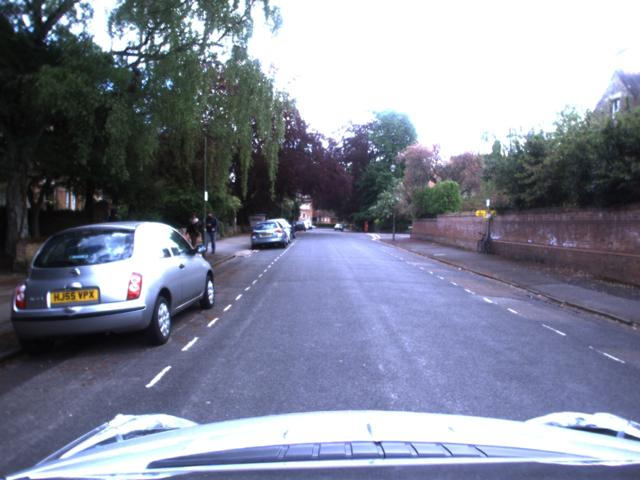
%> input picture test images/left/im_00.jpg, 640 x 480 px
$ octave fft_mask_size_test.m   (GNU Octave 9; MATLAB toolbox functions it lacks are replaced by stand-ins)
%> lines starting %> are read from the running program, lines starting %| are printed output that depends on the picture; in (x1, y1, x2, y2) boxes, pixels count from 0 and x2, y2 are one past the last pixel; in counts of white or black regions, pixels touching at a corner belong together; the program's own positions count from 1
### fftCompress.m
function [ lpf_img ] = fftCompress( img, blksize )
%FFTCOMPRESS Summary of this function goes here
%   Detailed explanation goes here

fft_img = fft2(img);

fftmask = ones(size(fft_img));

xlow = size(fft_img,2)/2 - blksize;
xhigh = size(fft_img,2)/2 + blksize;

ylow = size(fft_img,1)/2 - blksize;
yhigh = size(fft_img,1)/2 + blksize;


% Removal of low frq
for x=xlow:xhigh
   for y = ylow:yhigh
       fftmask(y,x) = 0;
   end
end

fft_img = fftshift(fft_img);

lpf_fft_img = fft_img .* fftmask;

lpf_fft_img = fftshift(lpf_fft_img);

lpf_img = real(ifft2(lpf_fft_img));

### reconstruction.m
function [ points, points_l, points_r ] = reconstruction( im_left, im_right )
%3D_RECONSTRUCTION Summary of this function goes here
%   Detailed explanation goes here
    l_cx = 643.6470;
    l_cy = 493.3790;
    l_fx = 983.0440;

    r_cx = 643.6470;
    r_cy = 493.3790;

    focal_length = l_fx*(0.0036/960);
    baseline = 0.2400;

    sz = size(im_left);

    l_features = detectSURFFeatures(im_left);
    r_features =  detectSURFFeatures(im_right);

    % Extract features vectors for each point
    [fl,vptsl] = extractFeatures(im_left,l_features);
    [fr,vptsr] = extractFeatures(im_right,r_features);

    % match the points by extracted features vector
    pair_lr = matchFeatures(fl,fr);

    % convert from image position, to position on image plane
    points_l = bsxfun(@minus,vptsl.Location(pair_lr(:,1),:),[l_cx l_cy]);
    points_l(:,1) = points_l(:,1).*(0.0036/sz(1));
    points_l(:,2) = points_l(:,2).*(0.0048/sz(2));

    points_r = bsxfun(@minus, vptsr.Location(pair_lr(:,2),:), [r_cx r_cy]);
    points_r(:,1) = points_r(:,1).*(0.0036/sz(1));
    points_r(:,2) = points_r(:,2).*(0.0048/sz(2));

    points = ones([3,size(pair_lr,1)]);
    points(3,:) = (focal_length*baseline)./(points_l(:,1)-points_r(:,1));
    points(1,:) = (points(3,:)./(focal_length)).*points_l(:,1)';
    points(2,:) = (points(3,:)./(focal_length)).*points_l(:,2)';

    points_l = vptsl.Location(pair_lr(:,1));
    points_r = vptsr.Location(pair_lr(:,2));
end

### compare.m
function [ rmse ] = compare( left_1, right_1, left_2, right_2 )
%COMPARE Summary of this function goes here
%   Detailed explanation goes here
    [p1, xy_l_1, xy_r_1] = reconstruction(left_1, right_1);
    [p2, xy_l_2, xy_r_2] = reconstruction(left_2, right_2);

    if ~isempty(xy_l_1) && ~isempty(xy_r_1) &&~isempty(xy_l_2) && ~isempty(xy_r_2)
        [IDX_l, D_l] = knnsearch(xy_l_1, xy_l_2);
        [IDX_r, D_r] = knnsearch(xy_r_1, xy_r_2);

        rmse = 0;
        matches = 0;
        for i=1:size(IDX_l)
            if IDX_l(i) == IDX_r(i) && D_l(i) < 1 && D_r(i) < 1
                rmse = rmse + sum((p1(:,IDX_l(i)) - p2(:,i)).^2);
                matches = matches + 1;
            end
        end
        if matches
            rmse = sqrt(rmse./(3*matches));
        else
            rmse = -1;
        end
    else
        rmse = -1;
    end
end

### fft_mask_size_test.m
clear all;
close all;
left_root = 'test images/left/im_';
right_root = 'test images/right/im_';
result_root = 'fft_mask_size_results/';

img_temp = imread('test images/left/im_00.jpg');
%> img_temp is the input picture: size 480x640x3 uint8; mean R, G, B 129, 133.3, 150.3

for blk=1:60
   sum = 0;

   % Make the storage result folder
   result_folder_root = strcat(result_root, sprintf('blksize_%02d/', blk));
   result_folder_left_root = strcat(result_folder_root, 'left/');
   result_folder_right_root = strcat(result_folder_root, 'right/');

   mkdir(result_folder_root);
   mkdir(result_folder_left_root);
   mkdir(result_folder_right_root);

   % Create the mask
   fftmask = ones(size(img_temp));

   xlow = size(img_temp,2)/2 - blk;
%> xlow = 319
   xhigh = size(img_temp,2)/2 + blk;
%> xhigh = 321

   ylow = size(img_temp,1)/2 - blk;
%> ylow = 239
   yhigh = size(img_temp,1)/2 + blk;
%> yhigh = 241

   % Removal of low frq
   for x=xlow:xhigh
       for y = ylow:yhigh
           fftmask(y,x) = 0;
       end
   end


   % Store the mask
   MaskFileName = strcat(result_folder_root , sprintf('fft_mask_%02d.jpg', blk))
   imwrite(fftmask, MaskFileName);

   for imgC=0:20
       left_fileName = strcat(left_root, sprintf('%02d.jpg',imgC));

       right_fileName = strcat(right_root, sprintf('%02d.jpg',imgC));

       left = rgb2gray(imread(left_fileName));
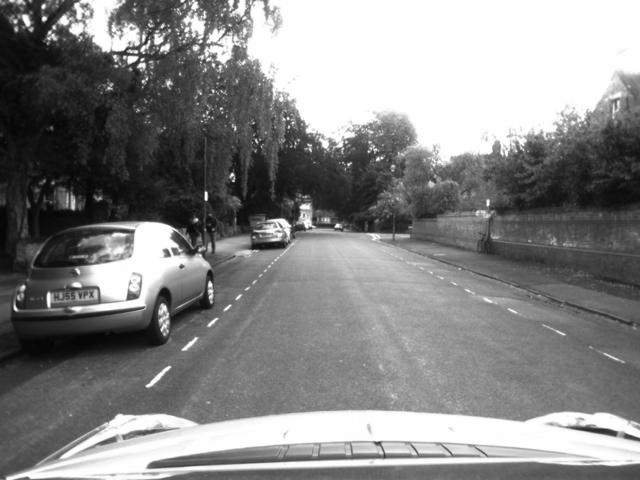
%> left: size 480x640 uint8; min 1, max 255, mean 134
       right = rgb2gray(imread(right_fileName));

       left = im2double(left);
%> left: size 480x640 double
       right = im2double(right);

       left_fft = log(abs(fftshift(fft2(left))));
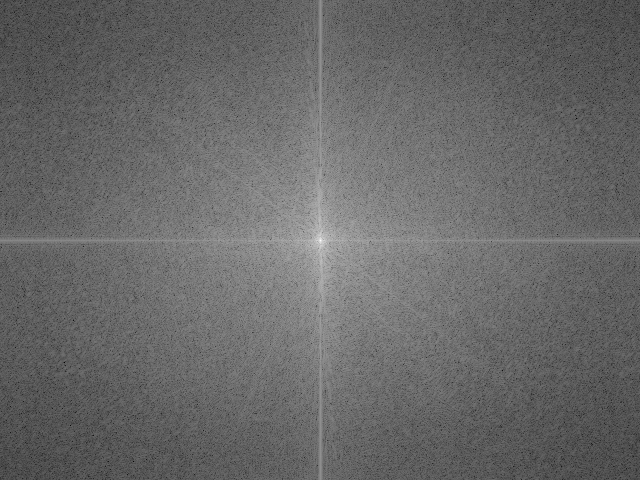
%> left_fft: size 480x640 double; min -4.49, max 11.99, mean 2.26; drawn with min black and max white
       right_fft = log(abs(fftshift(fft2(right))));

       left_compressed = fftCompress(left, blk);
%> after the loop in fftCompress, `for x=xlow:xhigh`:
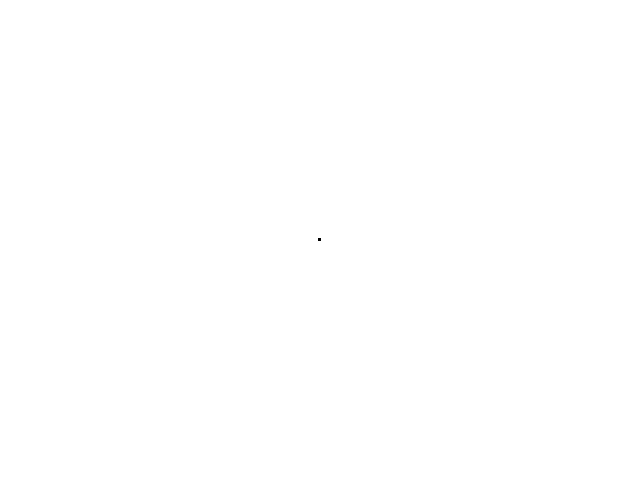
%> fftmask: size 480x640 double; values 0 (black) and 1 (white), 100% white; black in thin lines or dots, all inside (x1, y1, x2, y2) = (318, 238, 321, 241)
%> in fftCompress, `lpf_img = real(ifft2(lpf_fft_img));`:
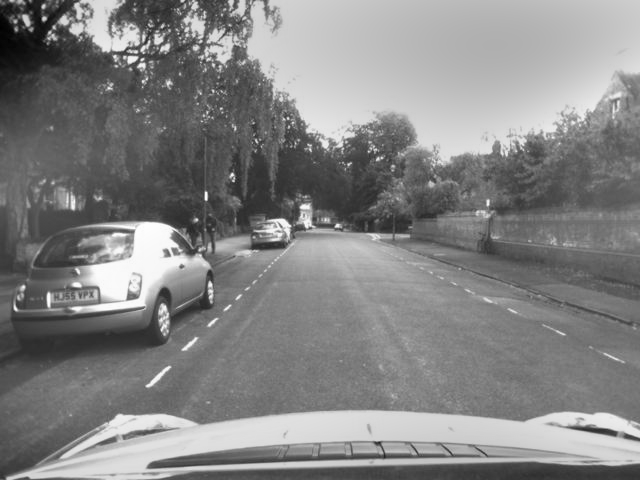
%> lpf_img: size 480x640 double; min -0.613, max 0.571, mean 3.7e-19; drawn with min black and max white
       right_compressed = fftCompress(right, blk);

       left_compressed_fft = log(abs(fftshift(fft2(left_compressed))));
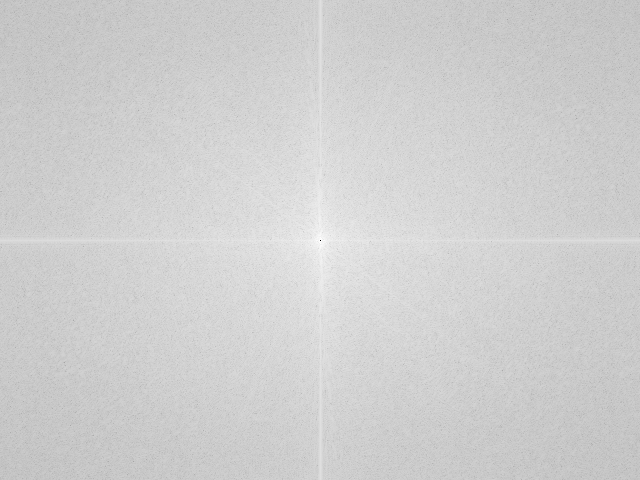
%> left_compressed_fft: size 480x640 double; min -30.28, max 9.71, mean 2.26; drawn with min black and max white
       right_compressed_fft = log(abs(fftshift(fft2(right_compressed))));

       % Store all the images
       left_img_fft_filename = strcat(result_folder_left_root, sprintf('img_%02d_fft_before', imgC));
       left_img_compress_filename = strcat(result_folder_left_root, sprintf('img_%02d_compressed.jpg', imgC));
       left_img_fft_after_filename = strcat(result_folder_left_root, sprintf('img_%02d_fft_after', imgC));

       right_img_fft_filename = strcat(result_folder_right_root, sprintf('img_%02d_fft_before', imgC));
       right_img_compress_filename = strcat(result_folder_right_root, sprintf('img_%02d_compressed.jpg', imgC));
       right_img_fft_after_filename = strcat(result_folder_right_root, sprintf('img_%02d_fft_after', imgC));

       % Save a specific block size.
       if blk == 30
           %imwrite(imagesc(left_fft), left_img_fft_filename);
           imagesc(left_fft);
           saveas(gcf, left_img_fft_filename, 'jpg');
           imwrite(left_compressed, left_img_compress_filename);
           %imwrite(imagesc(left_compressed_fft), left_img_fft_after_filename);
           imagesc(left_compressed_fft);
           saveas(gcf, left_img_fft_after_filename, 'jpg');

           %imwrite(imagesc(right_fft), right_img_fft_filename);
           imagesc(right_fft);
           saveas(gcf, right_img_fft_filename, 'jpg');
           imwrite(right_compressed, right_img_compress_filename);
           %imwrite(imagesc(right_compressed_fft), right_img_fft_after_filename);
           imagesc(right_compressed);
           saveas(gcf, right_img_fft_after_filename, 'jpg');
       end

       sum = sum + compare(left, right, left_compressed, right_compressed);
%> the run ends on the next line

$ run again, with test images/left/im_01.jpg copied over test images/left/im_00.jpg
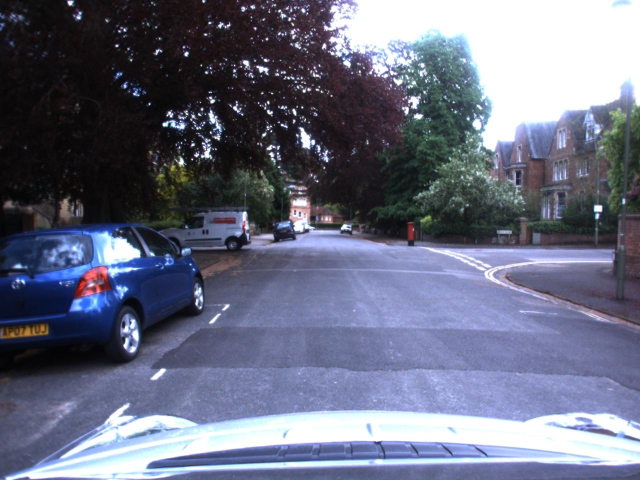
%> input picture test images/left/im_01.jpg, 1280 x 960 px (shown at 1/2 size)
%> img_temp is the input picture: size 960x1280x3 uint8; mean R, G, B 104.4, 108.4, 128.7
%> `left = rgb2gray(imread(left_fileName));`:
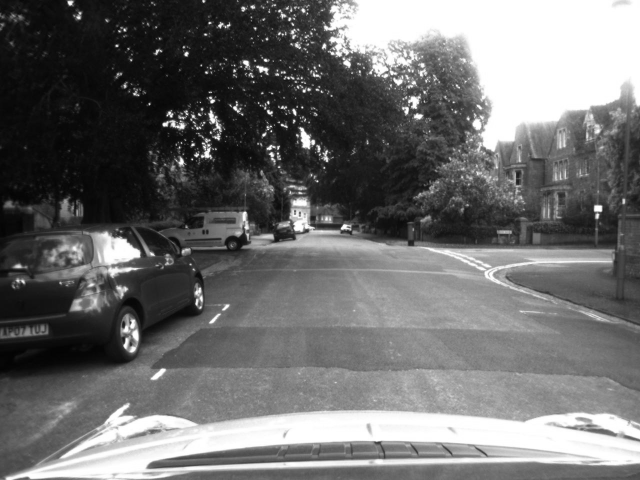
%> left: size 960x1280 uint8 (shown at 1/2 size); min 1, max 255, mean 109.5
%> in fftCompress, `lpf_img = real(ifft2(lpf_fft_img));`:
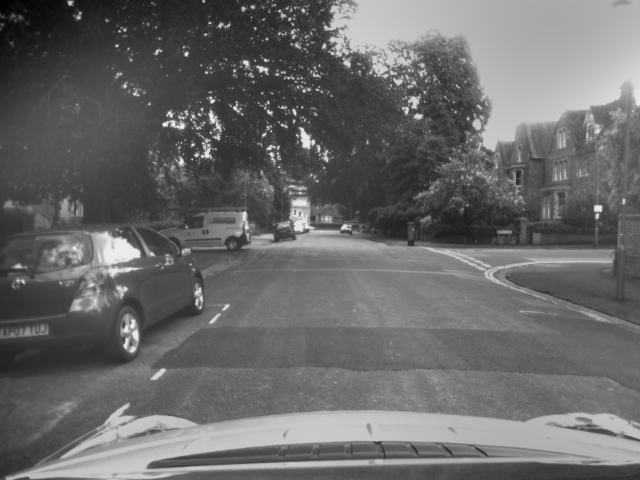
%> lpf_img: size 960x1280 double (shown at 1/2 size); min -0.557, max 0.789, mean 1.48e-18; drawn with min black and max white

$ run again, with test images/left/im_02.jpg copied over test images/left/im_00.jpg
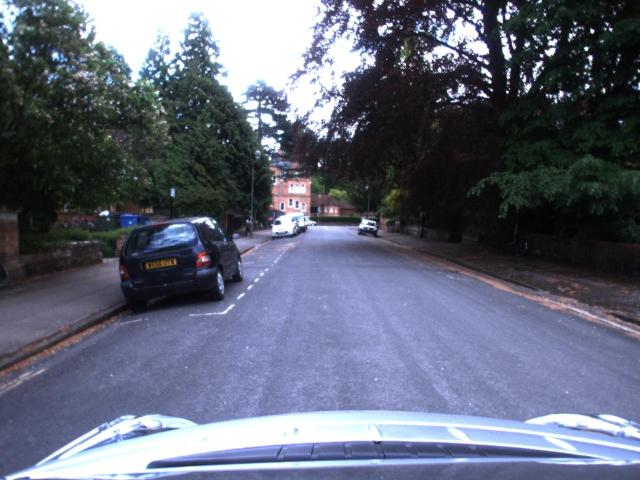
%> input picture test images/left/im_02.jpg, 1280 x 960 px (shown at 1/2 size)
%> img_temp is the input picture: size 960x1280x3 uint8; mean R, G, B 96.2, 101.8, 119.1
%> `left_fft = log(abs(fftshift(fft2(left))));`:
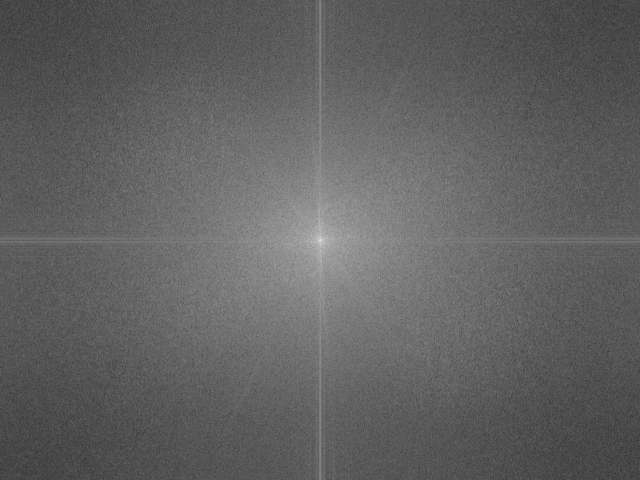
%> left_fft: size 960x1280 double (shown at 1/2 size); min -3.99, max 13.11, mean 2.54; drawn with min black and max white
%> in fftCompress, `lpf_img = real(ifft2(lpf_fft_img));`:
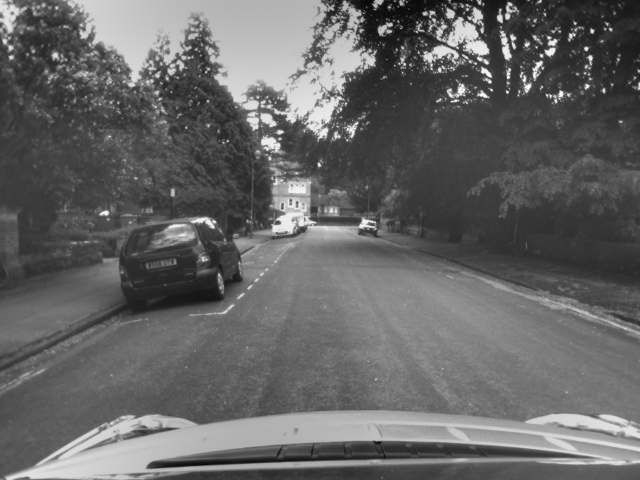
%> lpf_img: size 960x1280 double (shown at 1/2 size); min -0.487, max 0.732, mean 5.46e-18; drawn with min black and max white

$ run again, with test images/left/im_03.jpg copied over test images/left/im_00.jpg
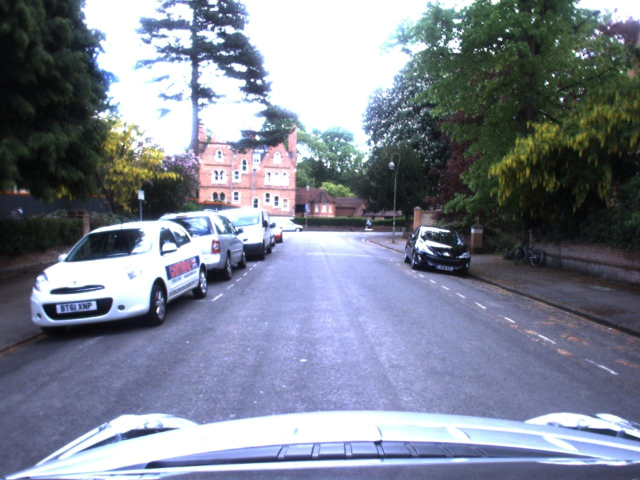
%> input picture test images/left/im_03.jpg, 1280 x 960 px (shown at 1/2 size)
%> img_temp is the input picture: size 960x1280x3 uint8; mean R, G, B 124.8, 130.9, 145.9
%> `left = rgb2gray(imread(left_fileName));`:
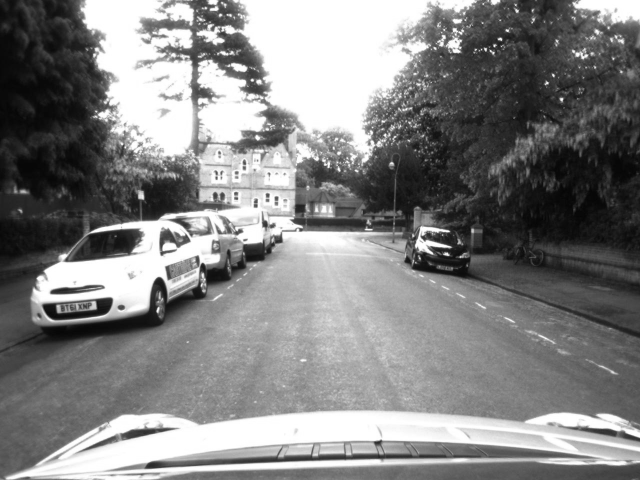
%> left: size 960x1280 uint8 (shown at 1/2 size); min 4, max 255, mean 130.8
%> in fftCompress, `lpf_img = real(ifft2(lpf_fft_img));`:
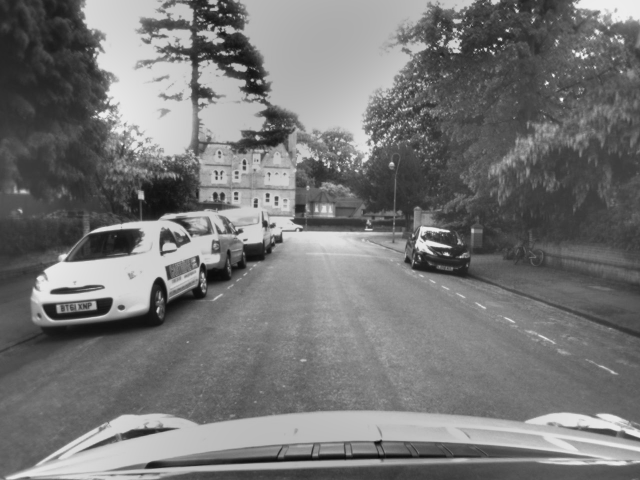
%> lpf_img: size 960x1280 double (shown at 1/2 size); min -0.566, max 0.652, mean -6.48e-19; drawn with min black and max white
